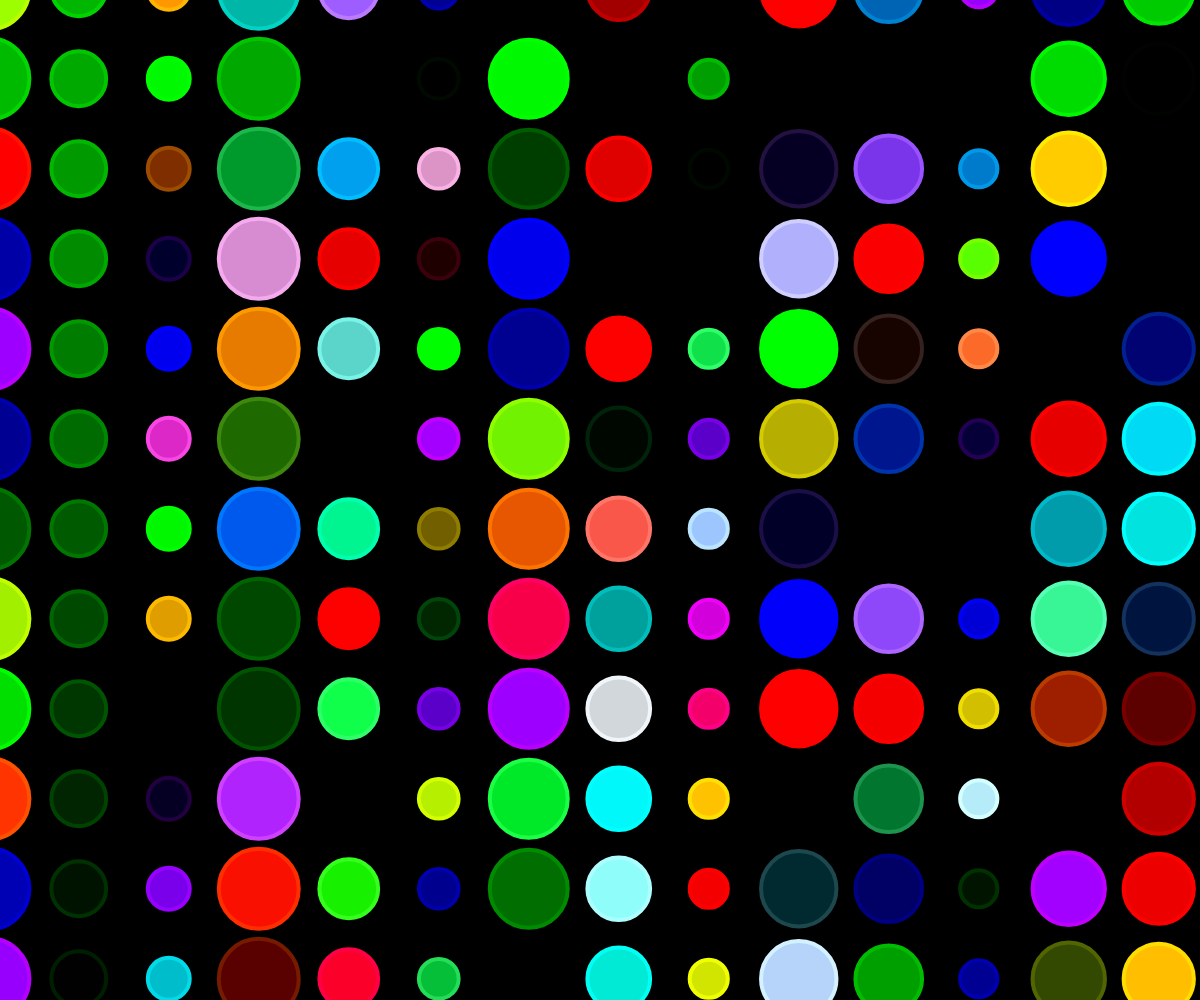
Frame 1 (no input)
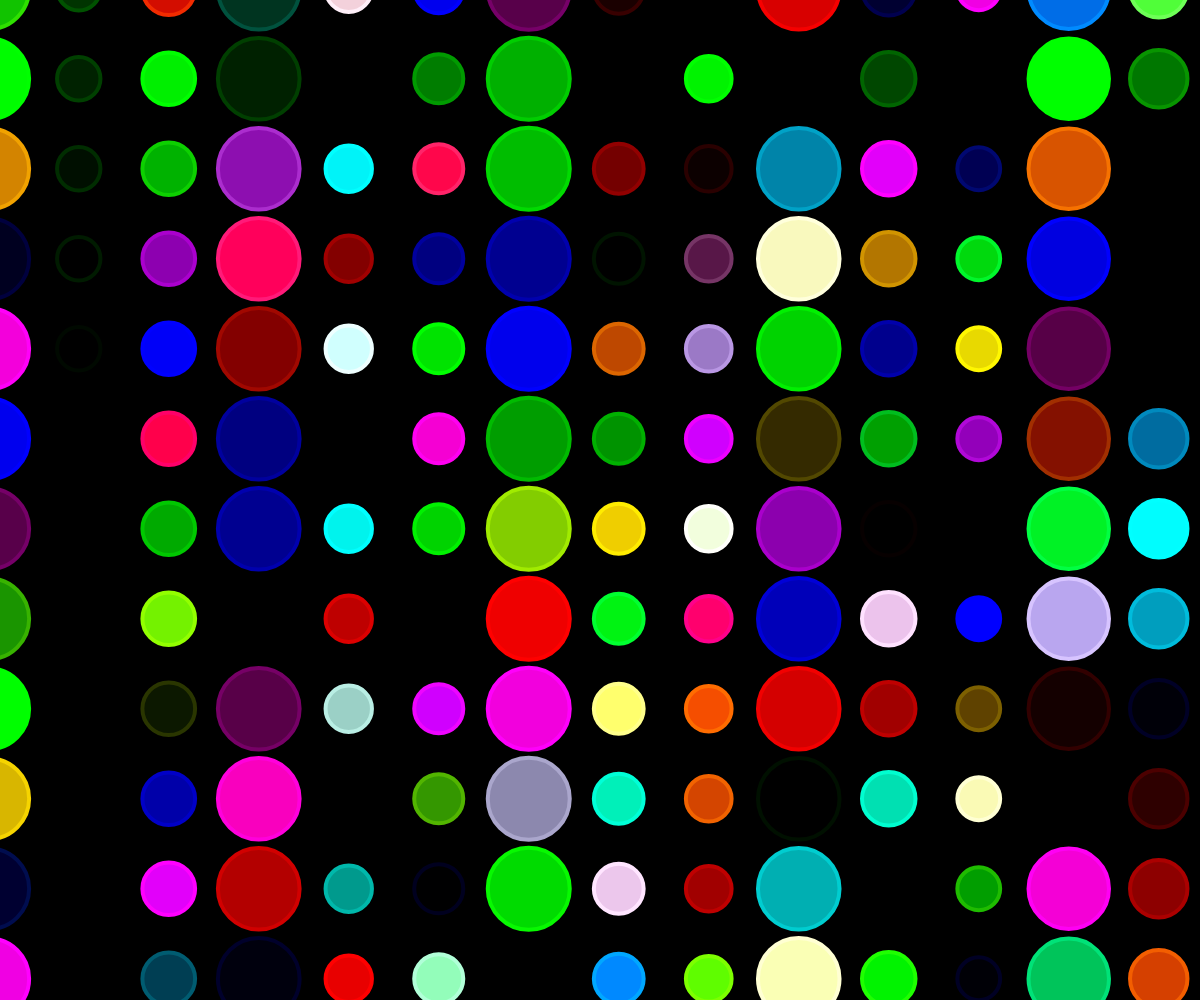
Frame 60 (no input)
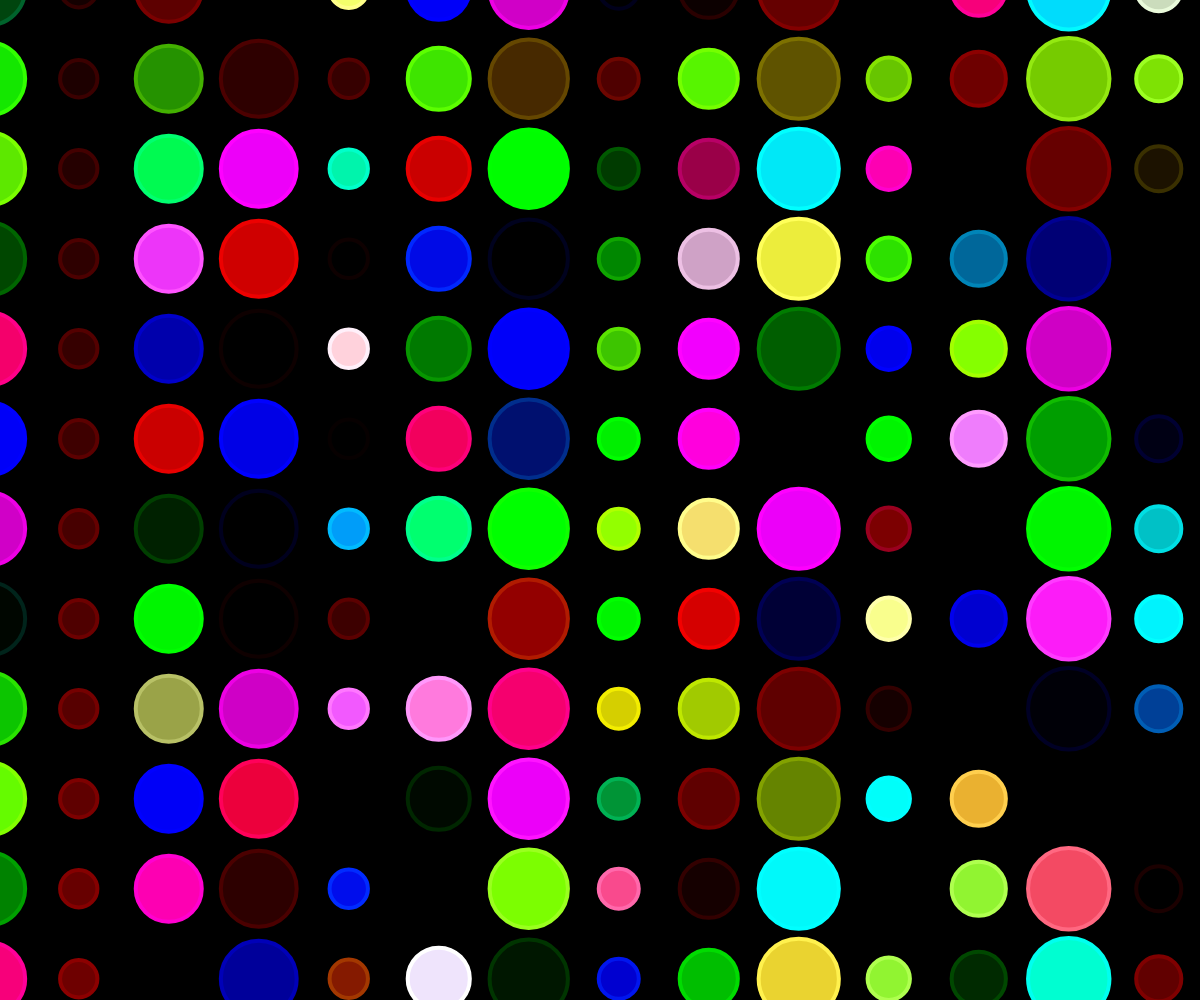
Frame 120 (the mouse pressed at the canvas centre since frame 60)

The p5.js sketch that drew these frames (run headless with seeded random() and noise() and a simulated clock; from frame 60 on, the mouse is pressed at the canvas centre):

// p5.js sketch
// ── sketch.js
var theta = 0;
var amplitude;


function setup() {
  createCanvas(windowWidth, windowHeight);
  screenRatio = (width * height)/10000;
  screenUpper = 45;
  screenLower = 15;
}

function windowResized(){
  createCanvas(windowWidth, windowHeight);
  screenRatio = (width * height)/10000;
  screenUpper = 45;
  screenLower = 15;
}

function draw() {
  background(0);


  if(screenRatio > screenUpper){
    screenRatio = screenUpper;
  } else if(screenRatio <= screenLower){
    screenRatio = screenLower;
  } else {
    screenRatio = screenRatio
  }
  amplitude = screenRatio;


  for(x = -amplitude/4; x < width; x += amplitude*2){
    for(y = -amplitude/4; y < height; y += amplitude*2){

      //sets diameter of each ellipse
      var d1 = (amplitude-8) + (sin(theta + x) * amplitude/2) + amplitude/2;
      //sets color of each ellipse
      var r1 = sin(theta+x*y/2+90) * amplitude
      var r2 = sin(theta+(sin(x)*y)) * amplitude
      var r3 = sin(theta+x*y-90) * amplitude
      //maps to rgb scale
      var r = map(r1, 0, amplitude, 0, 255);
      var g = map(r2, 0, amplitude, 0, 255);
      var b = map(r3, 0, amplitude, 0, 255);
      //draws ellipse
      strokeWeight(floor(screenRatio/10));
      stroke(r+30,g+30,b+30);
      fill(r,g,b);
      ellipse(x, y, d1, d1);

      }
    }
//increments theta
theta += 0.01;

}
